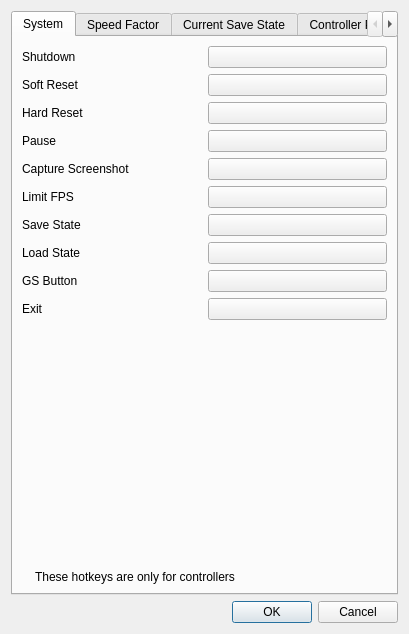
<?xml version="1.0" encoding="UTF-8"?>
<ui version="4.0">
 <class>HotkeysDialog</class>
 <widget class="QDialog" name="HotkeysDialog">
  <property name="geometry">
   <rect>
    <x>0</x>
    <y>0</y>
    <width>409</width>
    <height>634</height>
   </rect>
  </property>
  <property name="windowTitle">
   <string>Hotkeys</string>
  </property>
  <layout class="QVBoxLayout" name="verticalLayout">
   <item>
    <widget class="QTabWidget" name="keybindingsMenuTabWidget">
     <property name="currentIndex">
      <number>0</number>
     </property>
     <widget class="QWidget" name="systemMenuTab">
      <attribute name="title">
       <string>System</string>
      </attribute>
      <layout class="QVBoxLayout" name="verticalLayout_3">
       <item>
        <layout class="QHBoxLayout" name="horizontalLayout_72">
         <item>
          <widget class="QLabel" name="label_69">
           <property name="text">
            <string>Shutdown</string>
           </property>
          </widget>
         </item>
         <item>
          <widget class="UserInterface::Widget::HotkeyButton" name="shutdownKeyButton">
           <property name="text">
            <string/>
           </property>
          </widget>
         </item>
        </layout>
       </item>
       <item>
        <layout class="QHBoxLayout" name="horizontalLayout_75">
         <item>
          <widget class="QLabel" name="label_72">
           <property name="text">
            <string>Soft Reset</string>
           </property>
          </widget>
         </item>
         <item>
          <widget class="UserInterface::Widget::HotkeyButton" name="softResetKeyButton">
           <property name="text">
            <string/>
           </property>
          </widget>
         </item>
        </layout>
       </item>
       <item>
        <layout class="QHBoxLayout" name="horizontalLayout_76">
         <item>
          <widget class="QLabel" name="label_73">
           <property name="text">
            <string>Hard Reset</string>
           </property>
          </widget>
         </item>
         <item>
          <widget class="UserInterface::Widget::HotkeyButton" name="hardResetKeyButton">
           <property name="text">
            <string/>
           </property>
          </widget>
         </item>
        </layout>
       </item>
       <item>
        <layout class="QHBoxLayout" name="horizontalLayout_89">
         <item>
          <widget class="QLabel" name="label_88">
           <property name="text">
            <string>Pause</string>
           </property>
          </widget>
         </item>
         <item>
          <widget class="UserInterface::Widget::HotkeyButton" name="pauseKeyButton">
           <property name="text">
            <string/>
           </property>
          </widget>
         </item>
        </layout>
       </item>
       <item>
        <layout class="QHBoxLayout" name="horizontalLayout_77">
         <item>
          <widget class="QLabel" name="label_74">
           <property name="text">
            <string>Capture Screenshot</string>
           </property>
          </widget>
         </item>
         <item>
          <widget class="UserInterface::Widget::HotkeyButton" name="generateBitmapKeyButton">
           <property name="text">
            <string/>
           </property>
          </widget>
         </item>
        </layout>
       </item>
       <item>
        <layout class="QHBoxLayout" name="horizontalLayout_78">
         <item>
          <widget class="QLabel" name="label_75">
           <property name="text">
            <string>Limit FPS</string>
           </property>
          </widget>
         </item>
         <item>
          <widget class="UserInterface::Widget::HotkeyButton" name="limitFPSKeyButton">
           <property name="text">
            <string/>
           </property>
          </widget>
         </item>
        </layout>
       </item>
       <item>
        <layout class="QHBoxLayout" name="horizontalLayout_80">
         <item>
          <widget class="QLabel" name="label_77">
           <property name="text">
            <string>Save State</string>
           </property>
          </widget>
         </item>
         <item>
          <widget class="UserInterface::Widget::HotkeyButton" name="saveStateKeyButton">
           <property name="text">
            <string/>
           </property>
          </widget>
         </item>
        </layout>
       </item>
       <item>
        <layout class="QHBoxLayout" name="horizontalLayout_82">
         <item>
          <widget class="QLabel" name="label_79">
           <property name="text">
            <string>Load State</string>
           </property>
          </widget>
         </item>
         <item>
          <widget class="UserInterface::Widget::HotkeyButton" name="loadStateKeyButton">
           <property name="text">
            <string/>
           </property>
          </widget>
         </item>
        </layout>
       </item>
       <item>
        <layout class="QHBoxLayout" name="horizontalLayout_85">
         <item>
          <widget class="QLabel" name="label_82">
           <property name="text">
            <string>GS Button</string>
           </property>
          </widget>
         </item>
         <item>
          <widget class="UserInterface::Widget::HotkeyButton" name="gsButtonKeyButton">
           <property name="text">
            <string/>
           </property>
          </widget>
         </item>
        </layout>
       </item>
       <item>
        <layout class="QHBoxLayout" name="horizontalLayout_74">
         <item>
          <widget class="QLabel" name="label_71">
           <property name="text">
            <string>Exit</string>
           </property>
          </widget>
         </item>
         <item>
          <widget class="UserInterface::Widget::HotkeyButton" name="exitKeyButton">
           <property name="text">
            <string/>
           </property>
          </widget>
         </item>
        </layout>
       </item>
       <item>
        <spacer name="verticalSpacer_14">
         <property name="orientation">
          <enum>Qt::Vertical</enum>
         </property>
         <property name="sizeHint" stdset="0">
          <size>
           <width>20</width>
           <height>40</height>
          </size>
         </property>
        </spacer>
       </item>
       <item>
        <layout class="QHBoxLayout" name="verticalLayout_0">
         <item>
          <widget class="QLabel" name="infoIconLabel">
           <property name="sizePolicy">
            <sizepolicy hsizetype="Minimum" vsizetype="Preferred">
             <horstretch>0</horstretch>
             <verstretch>0</verstretch>
            </sizepolicy>
           </property>
           <property name="text">
            <string/>
           </property>
           <property name="pixmap">
            <pixmap>:/newPrefix/Resource/Info.ico</pixmap>
           </property>
           <property name="wordWrap">
            <bool>false</bool>
           </property>
          </widget>
         </item>
         <item>
          <widget class="QLabel" name="label_86">
           <property name="sizePolicy">
            <sizepolicy hsizetype="Expanding" vsizetype="Minimum">
             <horstretch>0</horstretch>
             <verstretch>0</verstretch>
            </sizepolicy>
           </property>
           <property name="midLineWidth">
            <number>1</number>
           </property>
           <property name="text">
            <string>These hotkeys are only for controllers</string>
           </property>
           <property name="textFormat">
            <enum>Qt::PlainText</enum>
           </property>
          </widget>
         </item>
        </layout>
       </item>
      </layout>
     </widget>
     <widget class="QWidget" name="speedFactorTab">
      <attribute name="title">
       <string>Speed Factor</string>
      </attribute>
      <layout class="QVBoxLayout" name="verticalLayout_2">
       <item>
        <layout class="QHBoxLayout" name="horizontalLayout_105">
         <item>
          <widget class="QLabel" name="label_102">
           <property name="text">
            <string>25%</string>
           </property>
          </widget>
         </item>
         <item>
          <widget class="UserInterface::Widget::HotkeyButton" name="speedFactor25KeyButton">
           <property name="text">
            <string/>
           </property>
          </widget>
         </item>
        </layout>
       </item>
       <item>
        <layout class="QHBoxLayout" name="horizontalLayout_106">
         <item>
          <widget class="QLabel" name="label_103">
           <property name="text">
            <string>50%</string>
           </property>
          </widget>
         </item>
         <item>
          <widget class="UserInterface::Widget::HotkeyButton" name="speedFactor50KeyButton">
           <property name="text">
            <string/>
           </property>
          </widget>
         </item>
        </layout>
       </item>
       <item>
        <layout class="QHBoxLayout" name="horizontalLayout_107">
         <item>
          <widget class="QLabel" name="label_104">
           <property name="text">
            <string>75%</string>
           </property>
          </widget>
         </item>
         <item>
          <widget class="UserInterface::Widget::HotkeyButton" name="speedFactor75KeyButton">
           <property name="text">
            <string/>
           </property>
          </widget>
         </item>
        </layout>
       </item>
       <item>
        <layout class="QHBoxLayout" name="horizontalLayout_108">
         <item>
          <widget class="QLabel" name="label_105">
           <property name="text">
            <string>100%</string>
           </property>
          </widget>
         </item>
         <item>
          <widget class="UserInterface::Widget::HotkeyButton" name="speedFactor100KeyButton">
           <property name="text">
            <string/>
           </property>
          </widget>
         </item>
        </layout>
       </item>
       <item>
        <layout class="QHBoxLayout" name="horizontalLayout_109">
         <item>
          <widget class="QLabel" name="label_106">
           <property name="text">
            <string>125%</string>
           </property>
          </widget>
         </item>
         <item>
          <widget class="UserInterface::Widget::HotkeyButton" name="speedFactor125KeyButton">
           <property name="text">
            <string/>
           </property>
          </widget>
         </item>
        </layout>
       </item>
       <item>
        <layout class="QHBoxLayout" name="horizontalLayout_110">
         <item>
          <widget class="QLabel" name="label_107">
           <property name="text">
            <string>150%</string>
           </property>
          </widget>
         </item>
         <item>
          <widget class="UserInterface::Widget::HotkeyButton" name="speedFactor150KeyButton">
           <property name="text">
            <string/>
           </property>
          </widget>
         </item>
        </layout>
       </item>
       <item>
        <layout class="QHBoxLayout" name="horizontalLayout_111">
         <item>
          <widget class="QLabel" name="label_108">
           <property name="text">
            <string>175%</string>
           </property>
          </widget>
         </item>
         <item>
          <widget class="UserInterface::Widget::HotkeyButton" name="speedFactor175KeyButton">
           <property name="text">
            <string/>
           </property>
          </widget>
         </item>
        </layout>
       </item>
       <item>
        <layout class="QHBoxLayout" name="horizontalLayout_112">
         <item>
          <widget class="QLabel" name="label_109">
           <property name="text">
            <string>200%</string>
           </property>
          </widget>
         </item>
         <item>
          <widget class="UserInterface::Widget::HotkeyButton" name="speedFactor200KeyButton">
           <property name="text">
            <string/>
           </property>
          </widget>
         </item>
        </layout>
       </item>
       <item>
        <layout class="QHBoxLayout" name="horizontalLayout_113">
         <item>
          <widget class="QLabel" name="label_110">
           <property name="text">
            <string>225%</string>
           </property>
          </widget>
         </item>
         <item>
          <widget class="UserInterface::Widget::HotkeyButton" name="speedFactor225KeyButton">
           <property name="text">
            <string/>
           </property>
          </widget>
         </item>
        </layout>
       </item>
       <item>
        <layout class="QHBoxLayout" name="horizontalLayout_114">
         <item>
          <widget class="QLabel" name="label_111">
           <property name="text">
            <string>250%</string>
           </property>
          </widget>
         </item>
         <item>
          <widget class="UserInterface::Widget::HotkeyButton" name="speedFactor250KeyButton">
           <property name="text">
            <string/>
           </property>
          </widget>
         </item>
        </layout>
       </item>
       <item>
        <layout class="QHBoxLayout" name="horizontalLayout_115">
         <item>
          <widget class="QLabel" name="label_112">
           <property name="text">
            <string>275%</string>
           </property>
          </widget>
         </item>
         <item>
          <widget class="UserInterface::Widget::HotkeyButton" name="speedFactor275KeyButton">
           <property name="text">
            <string/>
           </property>
          </widget>
         </item>
        </layout>
       </item>
       <item>
        <layout class="QHBoxLayout" name="horizontalLayout_116">
         <item>
          <widget class="QLabel" name="label_113">
           <property name="text">
            <string>300%</string>
           </property>
          </widget>
         </item>
         <item>
          <widget class="UserInterface::Widget::HotkeyButton" name="speedFactor300KeyButton">
           <property name="text">
            <string/>
           </property>
          </widget>
         </item>
        </layout>
       </item>
       <item>
        <spacer name="verticalSpacer_9">
         <property name="orientation">
          <enum>Qt::Vertical</enum>
         </property>
         <property name="sizeHint" stdset="0">
          <size>
           <width>20</width>
           <height>40</height>
          </size>
         </property>
        </spacer>
       </item>
       <item>
        <layout class="QHBoxLayout" name="verticalLayout_1">
         <item>
          <widget class="QLabel" name="infoIconLabel_2">
           <property name="sizePolicy">
            <sizepolicy hsizetype="Minimum" vsizetype="Preferred">
             <horstretch>0</horstretch>
             <verstretch>0</verstretch>
            </sizepolicy>
           </property>
           <property name="text">
            <string/>
           </property>
           <property name="pixmap">
            <pixmap>:/newPrefix/Resource/Info.ico</pixmap>
           </property>
           <property name="wordWrap">
            <bool>false</bool>
           </property>
          </widget>
         </item>
         <item>
          <widget class="QLabel" name="label_87">
           <property name="sizePolicy">
            <sizepolicy hsizetype="Expanding" vsizetype="Minimum">
             <horstretch>0</horstretch>
             <verstretch>0</verstretch>
            </sizepolicy>
           </property>
           <property name="midLineWidth">
            <number>1</number>
           </property>
           <property name="text">
            <string>These hotkeys are only for controllers</string>
           </property>
           <property name="textFormat">
            <enum>Qt::PlainText</enum>
           </property>
          </widget>
         </item>
        </layout>
       </item>
      </layout>
     </widget>
     <widget class="QWidget" name="currentSaveStateTab">
      <attribute name="title">
       <string>Current Save State</string>
      </attribute>
      <layout class="QVBoxLayout" name="verticalLayout_5">
       <item>
        <layout class="QHBoxLayout" name="horizontalLayout_95">
         <item>
          <widget class="QLabel" name="label_92">
           <property name="text">
            <string>Slot 0</string>
           </property>
          </widget>
         </item>
         <item>
          <widget class="UserInterface::Widget::HotkeyButton" name="saveState0KeyButton">
           <property name="text">
            <string/>
           </property>
          </widget>
         </item>
        </layout>
       </item>
       <item>
        <layout class="QHBoxLayout" name="horizontalLayout_96">
         <item>
          <widget class="QLabel" name="label_93">
           <property name="text">
            <string>Slot 1</string>
           </property>
          </widget>
         </item>
         <item>
          <widget class="UserInterface::Widget::HotkeyButton" name="saveState1KeyButton">
           <property name="text">
            <string/>
           </property>
          </widget>
         </item>
        </layout>
       </item>
       <item>
        <layout class="QHBoxLayout" name="horizontalLayout_97">
         <item>
          <widget class="QLabel" name="label_94">
           <property name="text">
            <string>Slot 2</string>
           </property>
          </widget>
         </item>
         <item>
          <widget class="UserInterface::Widget::HotkeyButton" name="saveState2KeyButton">
           <property name="text">
            <string/>
           </property>
          </widget>
         </item>
        </layout>
       </item>
       <item>
        <layout class="QHBoxLayout" name="horizontalLayout_98">
         <item>
          <widget class="QLabel" name="label_95">
           <property name="text">
            <string>Slot 3</string>
           </property>
          </widget>
         </item>
         <item>
          <widget class="UserInterface::Widget::HotkeyButton" name="saveState3KeyButton">
           <property name="text">
            <string/>
           </property>
          </widget>
         </item>
        </layout>
       </item>
       <item>
        <layout class="QHBoxLayout" name="horizontalLayout_99">
         <item>
          <widget class="QLabel" name="label_96">
           <property name="text">
            <string>Slot 4</string>
           </property>
          </widget>
         </item>
         <item>
          <widget class="UserInterface::Widget::HotkeyButton" name="saveState4KeyButton">
           <property name="text">
            <string/>
           </property>
          </widget>
         </item>
        </layout>
       </item>
       <item>
        <layout class="QHBoxLayout" name="horizontalLayout_100">
         <item>
          <widget class="QLabel" name="label_97">
           <property name="text">
            <string>Slot 5</string>
           </property>
          </widget>
         </item>
         <item>
          <widget class="UserInterface::Widget::HotkeyButton" name="saveState5KeyButton">
           <property name="text">
            <string/>
           </property>
          </widget>
         </item>
        </layout>
       </item>
       <item>
        <layout class="QHBoxLayout" name="horizontalLayout_101">
         <item>
          <widget class="QLabel" name="label_98">
           <property name="text">
            <string>Slot 6</string>
           </property>
          </widget>
         </item>
         <item>
          <widget class="UserInterface::Widget::HotkeyButton" name="saveState6KeyButton">
           <property name="text">
            <string/>
           </property>
          </widget>
         </item>
        </layout>
       </item>
       <item>
        <layout class="QHBoxLayout" name="horizontalLayout_102">
         <item>
          <widget class="QLabel" name="label_99">
           <property name="text">
            <string>Slot 7</string>
           </property>
          </widget>
         </item>
         <item>
          <widget class="UserInterface::Widget::HotkeyButton" name="saveState7KeyButton">
           <property name="text">
            <string/>
           </property>
          </widget>
         </item>
        </layout>
       </item>
       <item>
        <layout class="QHBoxLayout" name="horizontalLayout_104">
         <item>
          <widget class="QLabel" name="label_101">
           <property name="text">
            <string>Slot 8</string>
           </property>
          </widget>
         </item>
         <item>
          <widget class="UserInterface::Widget::HotkeyButton" name="saveState8KeyButton">
           <property name="text">
            <string/>
           </property>
          </widget>
         </item>
        </layout>
       </item>
       <item>
        <layout class="QHBoxLayout" name="horizontalLayout_103">
         <item>
          <widget class="QLabel" name="label_100">
           <property name="text">
            <string>Slot 9</string>
           </property>
          </widget>
         </item>
         <item>
          <widget class="UserInterface::Widget::HotkeyButton" name="saveState9KeyButton">
           <property name="text">
            <string/>
           </property>
          </widget>
         </item>
        </layout>
       </item>
       <item>
        <layout class="QHBoxLayout" name="horizontalLayout_117">
         <item>
          <widget class="QLabel" name="label_114">
           <property name="text">
            <string>Increase Slot</string>
           </property>
          </widget>
         </item>
         <item>
          <widget class="UserInterface::Widget::HotkeyButton" name="increaseSaveSlotKeyButton">
           <property name="text">
            <string/>
           </property>
          </widget>
         </item>
        </layout>
       </item>
       <item>
        <layout class="QHBoxLayout" name="horizontalLayout_118">
         <item>
          <widget class="QLabel" name="label_115">
           <property name="text">
            <string>Decrease Slot</string>
           </property>
          </widget>
         </item>
         <item>
          <widget class="UserInterface::Widget::HotkeyButton" name="decreaseSaveSlotKeyButton">
           <property name="text">
            <string/>
           </property>
          </widget>
         </item>
        </layout>
       </item>
       <item>
        <spacer name="verticalSpacer_13">
         <property name="orientation">
          <enum>Qt::Vertical</enum>
         </property>
         <property name="sizeHint" stdset="0">
          <size>
           <width>20</width>
           <height>40</height>
          </size>
         </property>
        </spacer>
       </item>
       <item>
        <layout class="QHBoxLayout" name="verticalLayout_4">
         <item>
          <widget class="QLabel" name="infoIconLabel_3">
           <property name="sizePolicy">
            <sizepolicy hsizetype="Minimum" vsizetype="Preferred">
             <horstretch>0</horstretch>
             <verstretch>0</verstretch>
            </sizepolicy>
           </property>
           <property name="text">
            <string/>
           </property>
           <property name="pixmap">
            <pixmap>:/newPrefix/Resource/Info.ico</pixmap>
           </property>
           <property name="wordWrap">
            <bool>false</bool>
           </property>
          </widget>
         </item>
         <item>
          <widget class="QLabel" name="label_89">
           <property name="sizePolicy">
            <sizepolicy hsizetype="Expanding" vsizetype="Minimum">
             <horstretch>0</horstretch>
             <verstretch>0</verstretch>
            </sizepolicy>
           </property>
           <property name="midLineWidth">
            <number>1</number>
           </property>
           <property name="text">
            <string>These hotkeys are only for controllers</string>
           </property>
           <property name="textFormat">
            <enum>Qt::PlainText</enum>
           </property>
          </widget>
         </item>
        </layout>
       </item>
      </layout>
     </widget>
     <widget class="QWidget" name="tab">
      <attribute name="title">
       <string>Controller Pak</string>
      </attribute>
      <layout class="QVBoxLayout" name="verticalLayout_9">
       <item>
        <layout class="QHBoxLayout" name="horizontalLayout_119">
         <item>
          <widget class="QLabel" name="label_116">
           <property name="text">
            <string>Switch to memory pak</string>
           </property>
          </widget>
         </item>
         <item>
          <widget class="UserInterface::Widget::HotkeyButton" name="memPakKeyButton">
           <property name="text">
            <string/>
           </property>
          </widget>
         </item>
        </layout>
       </item>
       <item>
        <layout class="QHBoxLayout" name="horizontalLayout_120">
         <item>
          <widget class="QLabel" name="label_117">
           <property name="text">
            <string>Switch to rumble pak</string>
           </property>
          </widget>
         </item>
         <item>
          <widget class="UserInterface::Widget::HotkeyButton" name="rumblePakKeyButton">
           <property name="text">
            <string/>
           </property>
          </widget>
         </item>
        </layout>
       </item>
       <item>
        <layout class="QHBoxLayout" name="horizontalLayout_122">
         <item>
          <widget class="QLabel" name="label_119">
           <property name="text">
            <string>Remove pak</string>
           </property>
          </widget>
         </item>
         <item>
          <widget class="UserInterface::Widget::HotkeyButton" name="noPakKeyButton">
           <property name="text">
            <string/>
           </property>
          </widget>
         </item>
        </layout>
       </item>
       <item>
        <spacer name="verticalSpacer">
         <property name="orientation">
          <enum>Qt::Vertical</enum>
         </property>
         <property name="sizeHint" stdset="0">
          <size>
           <width>20</width>
           <height>378</height>
          </size>
         </property>
        </spacer>
       </item>
       <item>
        <layout class="QHBoxLayout" name="verticalLayout_8">
         <item>
          <widget class="QLabel" name="infoIconLabel_5">
           <property name="sizePolicy">
            <sizepolicy hsizetype="Minimum" vsizetype="Preferred">
             <horstretch>0</horstretch>
             <verstretch>0</verstretch>
            </sizepolicy>
           </property>
           <property name="text">
            <string/>
           </property>
           <property name="pixmap">
            <pixmap>:/newPrefix/Resource/Info.ico</pixmap>
           </property>
           <property name="wordWrap">
            <bool>false</bool>
           </property>
          </widget>
         </item>
         <item>
          <widget class="QLabel" name="label_91">
           <property name="sizePolicy">
            <sizepolicy hsizetype="Expanding" vsizetype="Minimum">
             <horstretch>0</horstretch>
             <verstretch>0</verstretch>
            </sizepolicy>
           </property>
           <property name="midLineWidth">
            <number>1</number>
           </property>
           <property name="text">
            <string>These hotkeys are only for controllers</string>
           </property>
           <property name="textFormat">
            <enum>Qt::PlainText</enum>
           </property>
          </widget>
         </item>
        </layout>
       </item>
      </layout>
     </widget>
     <widget class="QWidget" name="viewMenuTab">
      <attribute name="title">
       <string>View</string>
      </attribute>
      <layout class="QVBoxLayout" name="verticalLayout_7">
       <item>
        <layout class="QHBoxLayout" name="horizontalLayout_86">
         <item>
          <widget class="QLabel" name="label_83">
           <property name="text">
            <string>Full Screen</string>
           </property>
          </widget>
         </item>
         <item>
          <widget class="UserInterface::Widget::HotkeyButton" name="fullscreenKeyButton">
           <property name="text">
            <string/>
           </property>
          </widget>
         </item>
        </layout>
       </item>
       <item>
        <spacer name="verticalSpacer_16">
         <property name="orientation">
          <enum>Qt::Vertical</enum>
         </property>
         <property name="sizeHint" stdset="0">
          <size>
           <width>20</width>
           <height>419</height>
          </size>
         </property>
        </spacer>
       </item>
       <item>
        <layout class="QHBoxLayout" name="verticalLayout_6">
         <item>
          <widget class="QLabel" name="infoIconLabel_4">
           <property name="sizePolicy">
            <sizepolicy hsizetype="Minimum" vsizetype="Preferred">
             <horstretch>0</horstretch>
             <verstretch>0</verstretch>
            </sizepolicy>
           </property>
           <property name="text">
            <string/>
           </property>
           <property name="pixmap">
            <pixmap>:/newPrefix/Resource/Info.ico</pixmap>
           </property>
           <property name="wordWrap">
            <bool>false</bool>
           </property>
          </widget>
         </item>
         <item>
          <widget class="QLabel" name="label_90">
           <property name="sizePolicy">
            <sizepolicy hsizetype="Expanding" vsizetype="Minimum">
             <horstretch>0</horstretch>
             <verstretch>0</verstretch>
            </sizepolicy>
           </property>
           <property name="midLineWidth">
            <number>1</number>
           </property>
           <property name="text">
            <string>These hotkeys are only for controllers</string>
           </property>
           <property name="textFormat">
            <enum>Qt::PlainText</enum>
           </property>
          </widget>
         </item>
        </layout>
       </item>
      </layout>
     </widget>
    </widget>
   </item>
   <item>
    <widget class="QDialogButtonBox" name="buttonBox">
     <property name="orientation">
      <enum>Qt::Horizontal</enum>
     </property>
     <property name="standardButtons">
      <set>QDialogButtonBox::Cancel|QDialogButtonBox::Ok</set>
     </property>
    </widget>
   </item>
  </layout>
 </widget>
 <customwidgets>
  <customwidget>
   <class>UserInterface::Widget::HotkeyButton</class>
   <extends>QPushButton</extends>
   <header>UserInterface/Widget/HotkeyButton.hpp</header>
  </customwidget>
 </customwidgets>
 <resources/>
 <connections>
  <connection>
   <sender>buttonBox</sender>
   <signal>accepted()</signal>
   <receiver>HotkeysDialog</receiver>
   <slot>accept()</slot>
   <hints>
    <hint type="sourcelabel">
     <x>248</x>
     <y>254</y>
    </hint>
    <hint type="destinationlabel">
     <x>157</x>
     <y>274</y>
    </hint>
   </hints>
  </connection>
  <connection>
   <sender>buttonBox</sender>
   <signal>rejected()</signal>
   <receiver>HotkeysDialog</receiver>
   <slot>reject()</slot>
   <hints>
    <hint type="sourcelabel">
     <x>316</x>
     <y>260</y>
    </hint>
    <hint type="destinationlabel">
     <x>286</x>
     <y>274</y>
    </hint>
   </hints>
  </connection>
 </connections>
</ui>
